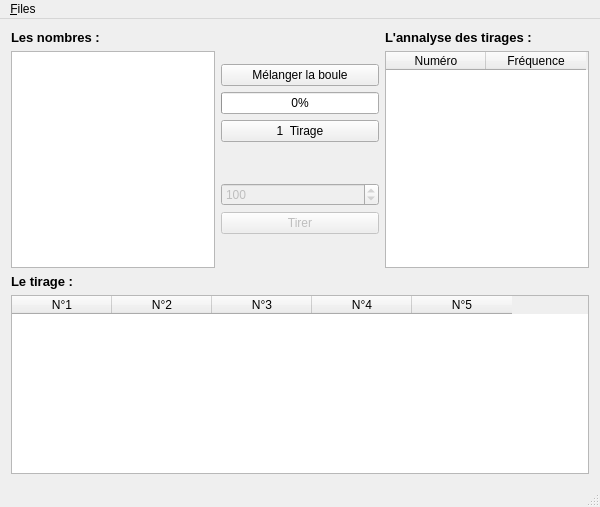
<?xml version="1.0" encoding="UTF-8"?>
<ui version="4.0">
 <class>loto</class>
 <widget class="QMainWindow" name="loto">
  <property name="geometry">
   <rect>
    <x>0</x>
    <y>0</y>
    <width>600</width>
    <height>507</height>
   </rect>
  </property>
  <property name="windowTitle">
   <string>loto</string>
  </property>
  <widget class="QWidget" name="centralWidget">
   <layout class="QVBoxLayout" name="verticalLayout_5">
    <item>
     <layout class="QHBoxLayout" name="horizontalLayout">
      <item>
       <layout class="QVBoxLayout" name="verticalLayout_3">
        <item>
         <widget class="QLabel" name="label">
          <property name="text">
           <string>&lt;!DOCTYPE HTML PUBLIC &quot;-//W3C//DTD HTML 4.0//EN&quot; &quot;http://www.w3.org/TR/REC-html40/strict.dtd&quot;&gt;
&lt;html&gt;&lt;head&gt;&lt;meta name=&quot;qrichtext&quot; content=&quot;1&quot; /&gt;&lt;style type=&quot;text/css&quot;&gt;
p, li { white-space: pre-wrap; }
&lt;/style&gt;&lt;/head&gt;&lt;body style=&quot; font-family:'Sans'; font-size:10pt; font-weight:400; font-style:normal;&quot;&gt;
&lt;p style=&quot; margin-top:0px; margin-bottom:0px; margin-left:0px; margin-right:0px; -qt-block-indent:0; text-indent:0px;&quot;&gt;&lt;span style=&quot; font-weight:600;&quot;&gt;Les nombres :&lt;/span&gt;&lt;/p&gt;&lt;/body&gt;&lt;/html&gt;</string>
          </property>
         </widget>
        </item>
        <item>
         <widget class="QListWidget" name="listWidgetNombres"/>
        </item>
       </layout>
      </item>
      <item>
       <layout class="QVBoxLayout" name="verticalLayout_2">
        <item>
         <spacer name="verticalSpacer_2">
          <property name="orientation">
           <enum>Qt::Vertical</enum>
          </property>
          <property name="sizeHint" stdset="0">
           <size>
            <width>158</width>
            <height>38</height>
           </size>
          </property>
         </spacer>
        </item>
        <item>
         <widget class="QPushButton" name="pushButton_2">
          <property name="text">
           <string>Mélanger la boule</string>
          </property>
         </widget>
        </item>
        <item>
         <widget class="QProgressBar" name="progressBarMelange">
          <property name="maximum">
           <number>500</number>
          </property>
          <property name="value">
           <number>0</number>
          </property>
         </widget>
        </item>
        <item>
         <widget class="QPushButton" name="pushButton_Tirage">
          <property name="text">
           <string>1  Tirage</string>
          </property>
         </widget>
        </item>
        <item>
         <spacer name="verticalSpacer_3">
          <property name="orientation">
           <enum>Qt::Vertical</enum>
          </property>
          <property name="sizeHint" stdset="0">
           <size>
            <width>20</width>
            <height>40</height>
           </size>
          </property>
         </spacer>
        </item>
        <item>
         <widget class="QSpinBox" name="spinBoxTirage">
          <property name="enabled">
           <bool>false</bool>
          </property>
          <property name="minimum">
           <number>2</number>
          </property>
          <property name="maximum">
           <number>500</number>
          </property>
          <property name="value">
           <number>100</number>
          </property>
         </widget>
        </item>
        <item>
         <widget class="QPushButton" name="pushButtonTirer">
          <property name="enabled">
           <bool>false</bool>
          </property>
          <property name="text">
           <string>Tirer</string>
          </property>
         </widget>
        </item>
        <item>
         <spacer name="verticalSpacer">
          <property name="orientation">
           <enum>Qt::Vertical</enum>
          </property>
          <property name="sizeHint" stdset="0">
           <size>
            <width>20</width>
            <height>38</height>
           </size>
          </property>
         </spacer>
        </item>
       </layout>
      </item>
      <item>
       <layout class="QVBoxLayout" name="verticalLayout">
        <item>
         <widget class="QLabel" name="label_3">
          <property name="text">
           <string>&lt;!DOCTYPE HTML PUBLIC &quot;-//W3C//DTD HTML 4.0//EN&quot; &quot;http://www.w3.org/TR/REC-html40/strict.dtd&quot;&gt;
&lt;html&gt;&lt;head&gt;&lt;meta name=&quot;qrichtext&quot; content=&quot;1&quot; /&gt;&lt;style type=&quot;text/css&quot;&gt;
p, li { white-space: pre-wrap; }
&lt;/style&gt;&lt;/head&gt;&lt;body style=&quot; font-family:'Sans'; font-size:10pt; font-weight:400; font-style:normal;&quot;&gt;
&lt;p style=&quot; margin-top:0px; margin-bottom:0px; margin-left:0px; margin-right:0px; -qt-block-indent:0; text-indent:0px;&quot;&gt;&lt;span style=&quot; font-weight:600;&quot;&gt;L'annalyse des tirages :&lt;/span&gt;&lt;/p&gt;&lt;/body&gt;&lt;/html&gt;</string>
          </property>
         </widget>
        </item>
        <item>
         <widget class="QTableWidget" name="tableWidgetAnalyse">
          <column>
           <property name="text">
            <string>Numéro</string>
           </property>
          </column>
          <column>
           <property name="text">
            <string>Fréquence</string>
           </property>
          </column>
         </widget>
        </item>
       </layout>
      </item>
     </layout>
    </item>
    <item>
     <layout class="QVBoxLayout" name="verticalLayout_4">
      <item>
       <widget class="QLabel" name="label_2">
        <property name="text">
         <string>&lt;!DOCTYPE HTML PUBLIC &quot;-//W3C//DTD HTML 4.0//EN&quot; &quot;http://www.w3.org/TR/REC-html40/strict.dtd&quot;&gt;
&lt;html&gt;&lt;head&gt;&lt;meta name=&quot;qrichtext&quot; content=&quot;1&quot; /&gt;&lt;style type=&quot;text/css&quot;&gt;
p, li { white-space: pre-wrap; }
&lt;/style&gt;&lt;/head&gt;&lt;body style=&quot; font-family:'Sans'; font-size:10pt; font-weight:400; font-style:normal;&quot;&gt;
&lt;p style=&quot; margin-top:0px; margin-bottom:0px; margin-left:0px; margin-right:0px; -qt-block-indent:0; text-indent:0px;&quot;&gt;&lt;span style=&quot; font-weight:600;&quot;&gt;Le tirage :&lt;/span&gt;&lt;/p&gt;&lt;/body&gt;&lt;/html&gt;</string>
        </property>
       </widget>
      </item>
      <item>
       <widget class="QTableWidget" name="tableWidgetTirage">
        <column>
         <property name="text">
          <string>N°1</string>
         </property>
        </column>
        <column>
         <property name="text">
          <string>N°2</string>
         </property>
        </column>
        <column>
         <property name="text">
          <string>N°3</string>
         </property>
        </column>
        <column>
         <property name="text">
          <string>N°4</string>
         </property>
        </column>
        <column>
         <property name="text">
          <string>N°5</string>
         </property>
        </column>
       </widget>
      </item>
     </layout>
    </item>
   </layout>
  </widget>
  <widget class="QMenuBar" name="menuBar">
   <property name="geometry">
    <rect>
     <x>0</x>
     <y>0</y>
     <width>600</width>
     <height>25</height>
    </rect>
   </property>
   <widget class="QMenu" name="menu_Files">
    <property name="title">
     <string>&amp;Files</string>
    </property>
    <addaction name="action_Quit"/>
   </widget>
   <addaction name="menu_Files"/>
  </widget>
  <widget class="QStatusBar" name="statusBar"/>
  <action name="action_Quit">
   <property name="text">
    <string>&amp;Quit</string>
   </property>
  </action>
 </widget>
 <layoutdefault spacing="6" margin="11"/>
 <resources/>
 <connections/>
</ui>
